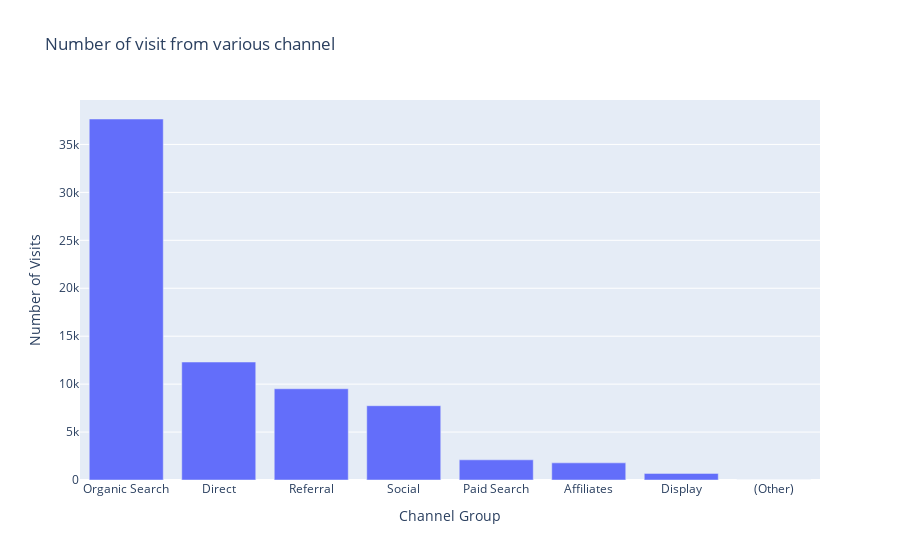

Write notebook code for a chart like this one.
### Markdown cell above
**Main Traffic Sources**

By checking the main traffic sources, we can find out more about the store's approach to marketing and how well or how bad some sources are performing.

### Code cell
# Main traffic sources last month (July 2017)

query = """
    SELECT channelGrouping, COUNT(visitId) number_of_visits
    FROM `bigquery-public-data.google_analytics_sample.ga_sessions_*`
    WHERE
    _TABLE_SUFFIX BETWEEN '20170701' AND '20170731'
    GROUP BY channelGrouping
    HAVING number_of_visits > 0
    ORDER BY number_of_visits DESC
"""

df = client.query(query).to_dataframe()

fig = px.bar(df, x='channelGrouping', y='number_of_visits',
            title='Number of visit from various channel',
            labels={'number_of_visits': 'Number of Visits',
                    'channelGrouping': 'Channel Group'})

fig.show()

### Figure 1 — Plotly figure (JSON) as saved in the notebook; plotly's stock layout.template omitted (floating-point values rounded to 4 significant figures)
{"data": [{"alignmentgroup": "True", "hovertemplate": "Channel Group=%{x}<br>Number of Visits=%{y}<extra></extra>", "legendgroup": "", "marker": {"color": "#636efa", "pattern": {"shape": ""}}, "name": "", "offsetgroup": "", "orientation": "v", "showlegend": false, "textposition": "auto", "type": "bar", "x": ["Organic Search", "Direct", "Referral", "Social", "Paid Search", "Affiliates", "Display", "(Other)"], "xaxis": "x", "y": [37655, 12306, 9518, 7749, 2105, 1788, 690, 1], "yaxis": "y"}], "layout": {"barmode": "relative", "legend": {"tracegroupgap": 0}, "title": {"text": "Number of visit from various channel"}, "xaxis": {"anchor": "y", "domain": [0, 1], "title": {"text": "Channel Group"}}, "yaxis": {"anchor": "x", "domain": [0, 1], "title": {"text": "Number of Visits"}}}}
